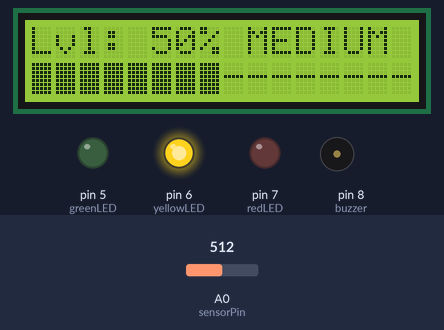
Simulated run of this sketch. Board: Arduino Uno, built with avr-gcc and run on an emulated ATmega328P. Parts: 16×2 character LCD, output pins drawn as LEDs (lit = HIGH), buzzer (waves = sounding). Dashed ring = blinking. Inputs (shaded band) come from the test bench; at power-on: A0 (sensorPin) = 512. What the sketch prints to the serial monitor is not drawn.

Above: at 2.8 s.
2.9 s: A0 (sensorPin) set to 110
At 4.1 s:
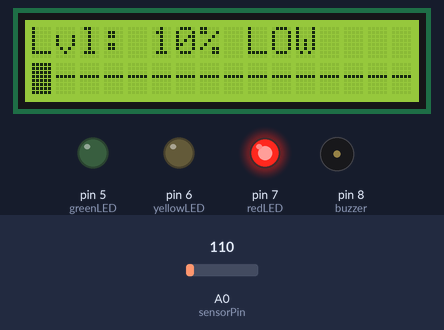
4.4 s: A0 (sensorPin) set to 94
At 5.43 s:
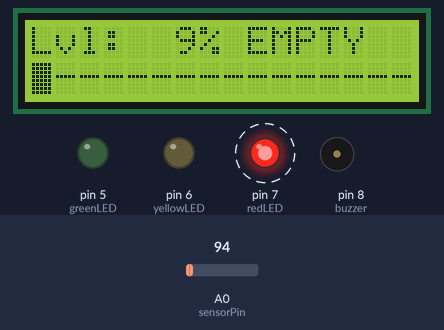
7.1 s: A0 (sensorPin) set to 900
At 7.6 s:
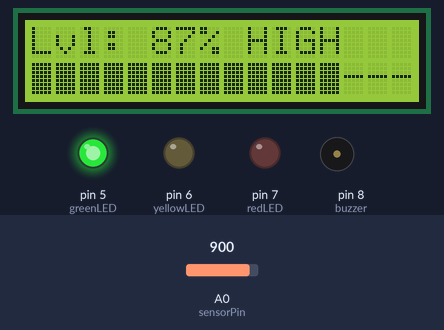
8.7 s: A0 (sensorPin) set to 1023
At 9.6 s:
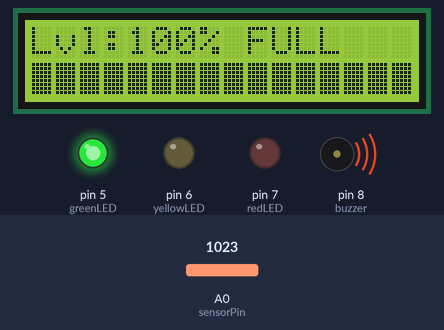
10.4 s: A0 (sensorPin) set to 716
At 11.6 s:
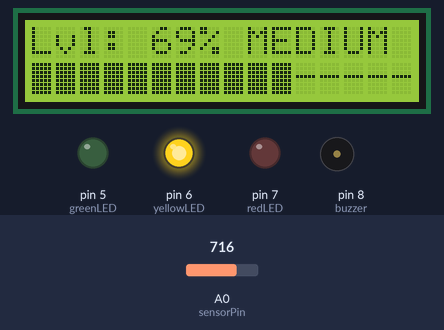
12.0 s: A0 (sensorPin) set to 511
At 13.6 s:
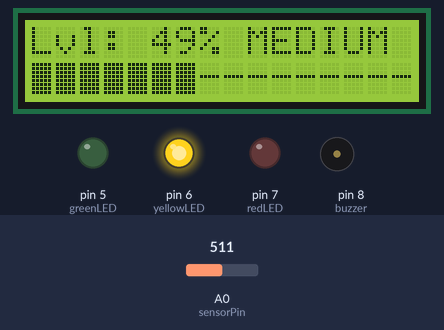
Timing chart, 0 to 14.7 s (numbered marks = the images above; inputs shaded):
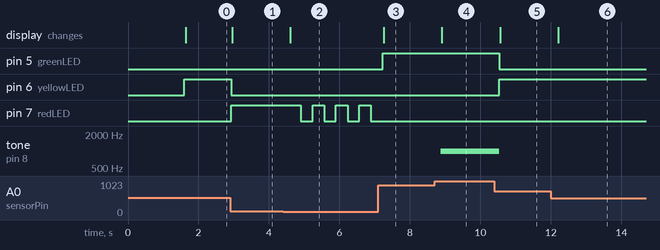

The sketch:

Water_level_indicator.ino
```cpp
#include <Wire.h>
#include <LiquidCrystal_I2C.h>

LiquidCrystal_I2C lcd(0x27, 16, 2);

int sensorPin = A0;
int greenLED  = 5;
int yellowLED = 6;
int redLED    = 7;
int buzzer    = 8;

// Custom solid block character for the bar graph
byte block[8] = {31, 31, 31, 31, 31, 31, 31, 31};

int raw, level, filled;
bool blinkState = false;
char line1[17];

void setup() {
  pinMode(greenLED, OUTPUT);
  pinMode(yellowLED, OUTPUT);
  pinMode(redLED, OUTPUT);
  pinMode(buzzer, OUTPUT);

  Serial.begin(9600);

  lcd.init();
  lcd.backlight();
  lcd.createChar(0, block);

  lcd.setCursor(0, 0);
  lcd.print("WATER TANK GAUGE");
  lcd.setCursor(0, 1);
  lcd.print("Starting...");
  delay(1500);
  lcd.clear();
}

void loop() {
  raw = analogRead(sensorPin);
  level = map(raw, 0, 1023, 0, 100);
  filled = map(level, 0, 100, 0, 16);   // number of bar blocks (0 to 16)

  const char* status;
  if (level < 10)       status = "EMPTY";
  else if (level < 30)  status = "LOW";
  else if (level < 70)  status = "MEDIUM";
  else if (level < 90)  status = "HIGH";
  else                  status = "FULL";

  // Everything off first
  digitalWrite(greenLED, LOW);
  digitalWrite(yellowLED, LOW);
  digitalWrite(redLED, LOW);
  noTone(buzzer);

  // LED and buzzer logic
  if (level < 10) {
    blinkState = !blinkState;            // red LED blinks when empty
    digitalWrite(redLED, blinkState);
  }
  else if (level < 30) {
    digitalWrite(redLED, HIGH);
  }
  else if (level < 70) {
    digitalWrite(yellowLED, HIGH);
  }
  else if (level < 90) {
    digitalWrite(greenLED, HIGH);
  }
  else {
    digitalWrite(greenLED, HIGH);
    tone(buzzer, 1000);                  // overflow alert
  }

  // LCD line 1: percentage + status
  snprintf(line1, 17, "Lvl:%3d%% %-6s", level, status);
  lcd.setCursor(0, 0);
  lcd.print(line1);

  // LCD line 2: bar graph
  lcd.setCursor(0, 1);
  for (int i = 0; i < 16; i++) {
    if (i < filled) lcd.write(byte(0));  // filled block
    else lcd.print("-");                 // empty part
  }

  Serial.print("Level: ");
  Serial.print(level);
  Serial.print("% - ");
  Serial.println(status);

  delay(300);
}
```

Measured:
- the behaviour switches between 103 and 102 on A0 (sensorPin) (found by bisection; images 1 and 2)
- after the input at 2.9 s, pin 6 (yellowLED): HIGH → LOW at once; pin 7 (redLED): LOW → HIGH at once; the display: changes after 0.05 s (image 1)
- after the input at 4.4 s, pin 7 (redLED): alternates HIGH for 0.33 s and LOW for 0.33 s, starting after 0.51 s; the display: changes after 0.21 s (image 2)
- after the input at 7.1 s, pin 5 (greenLED): LOW → HIGH after 0.12 s; pin 7 (redLED): stops changing and stays LOW; the display: changes after 0.15 s (image 3)
- after the input at 8.7 s, tone on pin 8 (buzzer): silent → 1000 Hz after 0.18 s; the display: changes after 0.21 s (image 4)
- after the input at 10.4 s, pin 5 (greenLED): HIGH → LOW after 0.13 s; pin 6 (yellowLED): LOW → HIGH after 0.13 s; tone on pin 8 (buzzer): 1000 Hz → silent after 0.13 s; the display: changes after 0.16 s (image 5)
- after the input at 12.0 s, the display: changes after 0.22 s (image 6)
